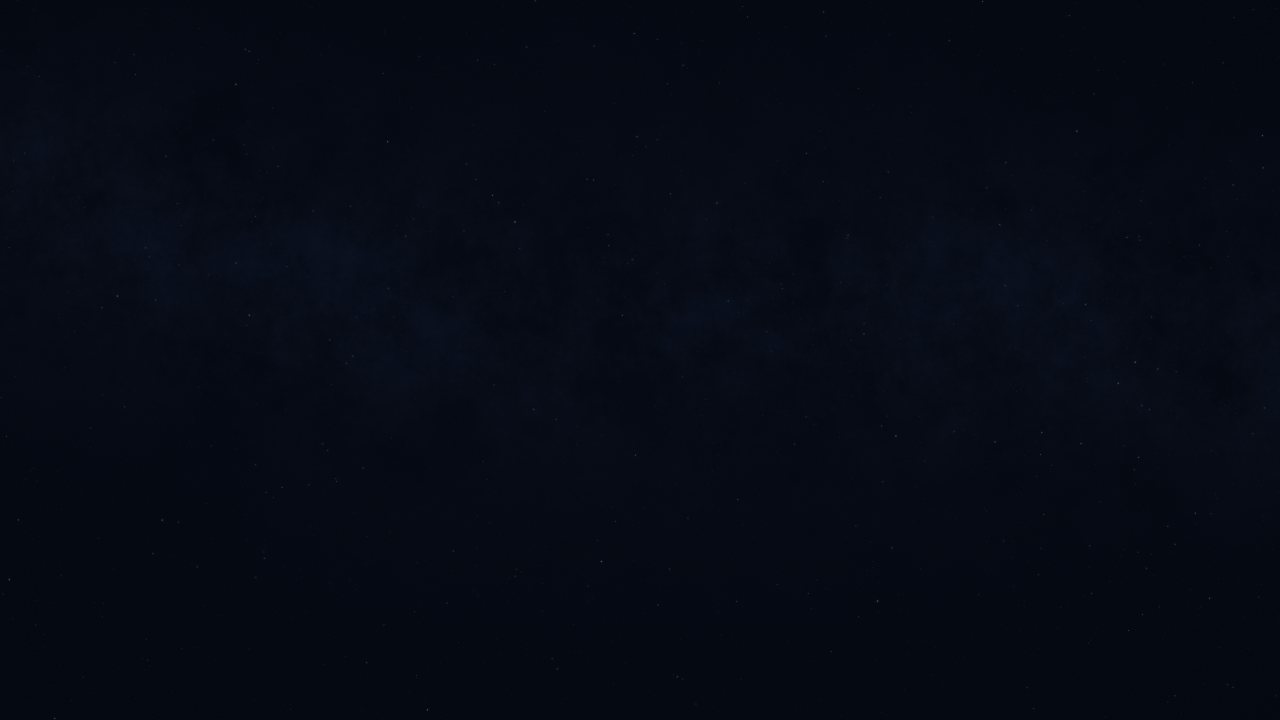
#> input picture artwork/starry-night-B.png, 2560 x 1440 px (shown at 1/2 size)
$ python brighten_stars_preview.py
#> lines starting #> are read from the running program, lines starting #| are printed output that depends on the picture
from pathlib import Path
import numpy as np
from PIL import Image, ImageEnhance
base = Path(__file__).resolve().parents[1] / 'artwork'
source = base / ('starry-night-' + 'B' + '.png')
im = Image.open(source).convert('RGB')
#> im is the input picture: PIL image 2560x1440 RGB; mean R, G, B 5.8, 10.3, 20.3
a = np.asarray(im, dtype=np.float32) / 255
# Lift middle tones so star points and blue haze survive phone previews.
a = np.clip(a ** 0.52, 0, 1)
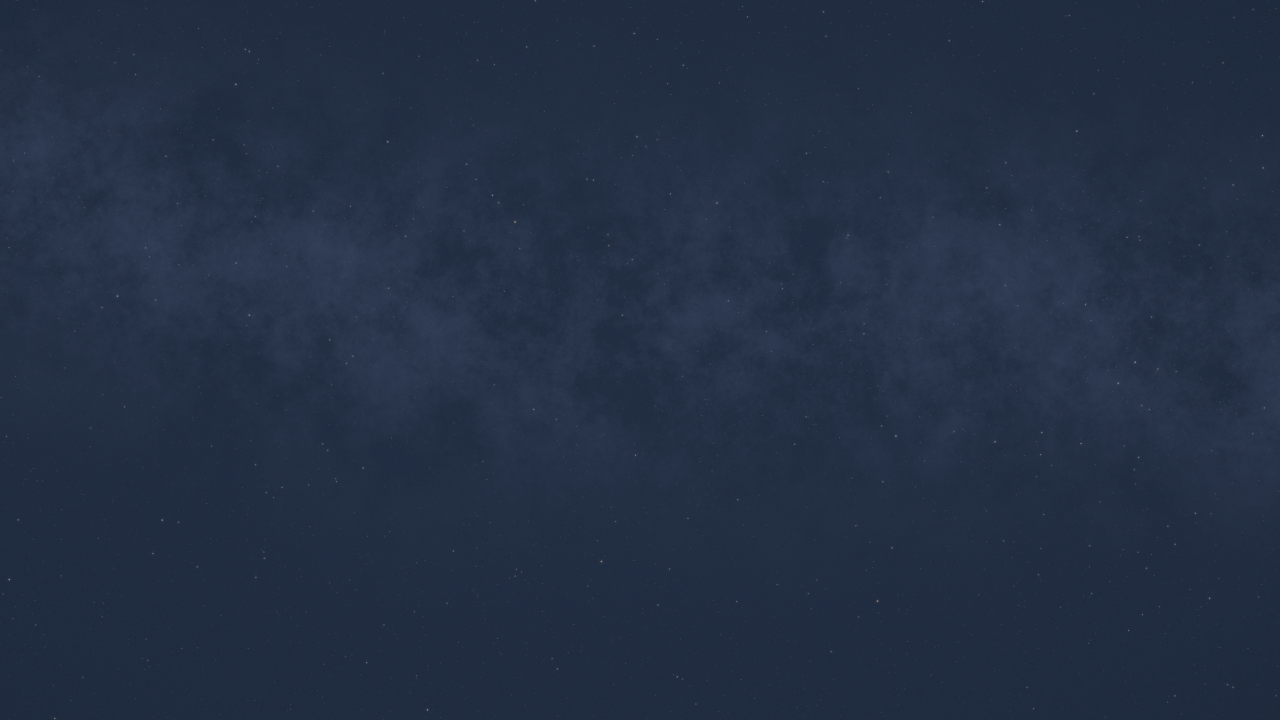
#> a: shape (1440, 2560, 3) float32 (shown at 1/2 size); mean R, G, B 0.14, 0.192, 0.265
im = Image.fromarray((a * 255).astype('uint8'))
im = ImageEnhance.Color(im).enhance(1.12)
im.thumbnail((1920, 1080), Image.Resampling.LANCZOS)
#> im: PIL image 1920x1080 RGB
out = base / 'reproduced-starry-brighter.jpg'
im.save(out, quality=96, subsampling=0)
print(out)
